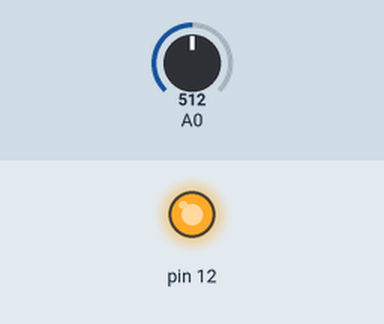
The sketch below on a simulated Arduino Uno, built with avr-gcc and run on an emulated ATmega328P. Parts: output pins drawn as LEDs (lit = HIGH). Inputs (shaded band) come from the test bench; at power-on: A0 = 512.

Above: at 1.2 s.
1.3 s: A0 set to 409
2.8 s: A0 set to 390
At 4.0 s:
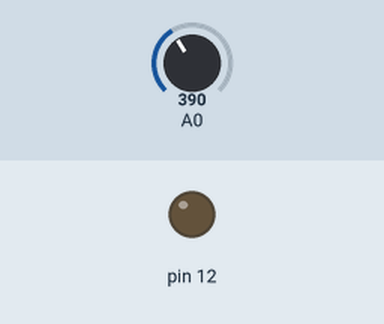
4.3 s: A0 set to 410
At 5.4 s:
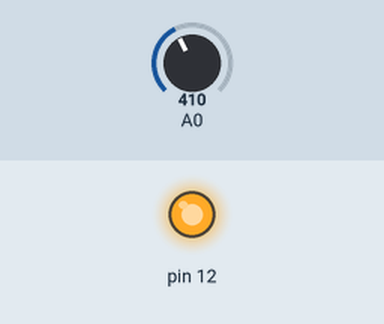
5.8 s: A0 set to 306
At 6.5 s:
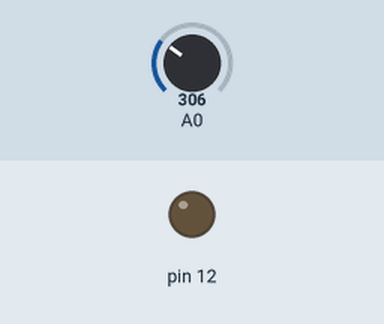
Timing chart, 0 to 8.3 s (numbered marks = the images above; inputs shaded):
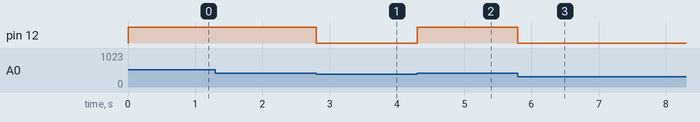

Measured:
- the behaviour switches between 401 and 400 on A0 (found by bisection; images 0 and 1)
- after the input at 1.3 s, every drawn part: stays the same
- after the input at 2.8 s, pin 12: HIGH → LOW at once
- after the input at 4.3 s, pin 12: LOW → HIGH at once
- after the input at 5.8 s, pin 12: HIGH → LOW at once

The sketch:

A0_to_TTL.ino
```cpp
void setup()
{
  pinMode(12, OUTPUT);
}

int val = 0;

void loop()
{
  val = analogRead(0);
  digitalWrite(12, val > 400);
}
```
